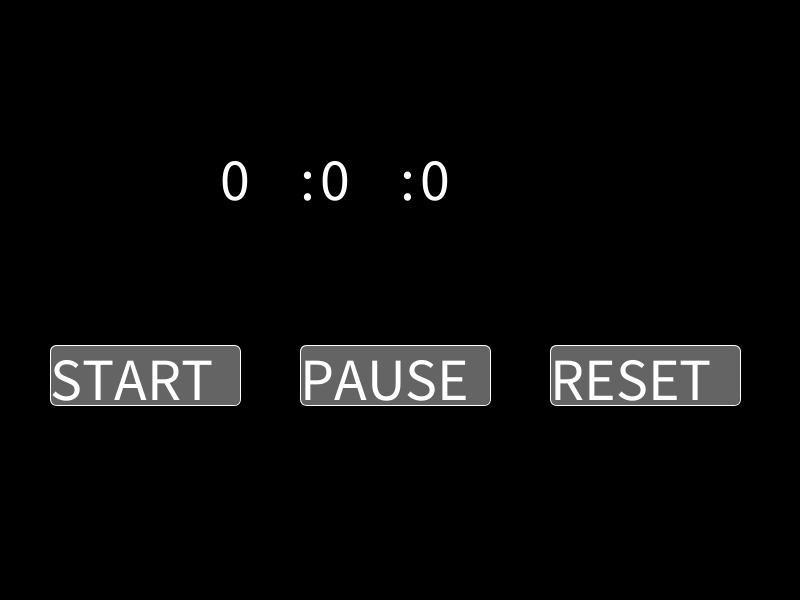
Frame 1 (no input)
Frame 60 (the mouse pressed at the canvas centre just before this capture): identical to frame 1, image omitted
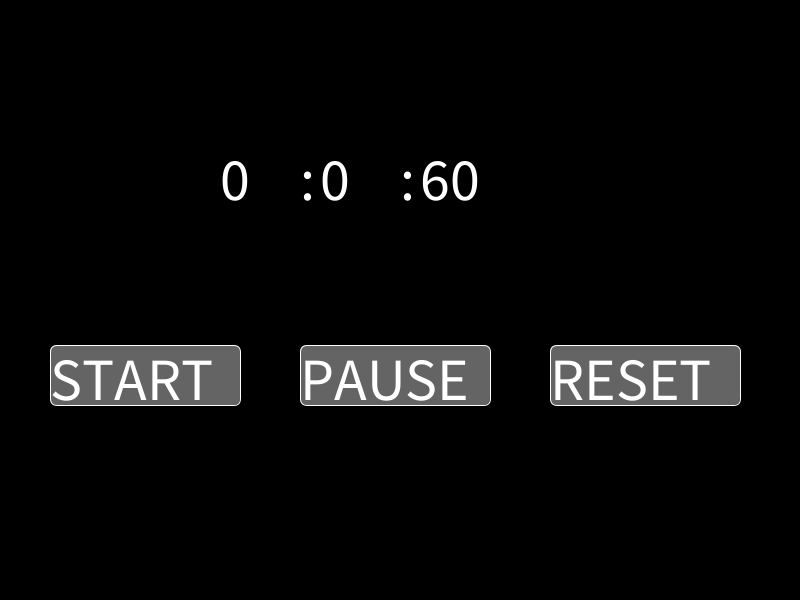
Frame 120 (the mouse held since frame 60 and released just before this capture)

The Processing sketch that drew these frames (run headless with seeded random() and noise(); from frame 60 on, the mouse is pressed at the canvas centre):

// Processing sketch: stop__Watch
// ── stop__Watch.pde
int csec, sec, min, flag;
void setup(){
  size(800, 600);
  background(0);
  stroke(255);
  frameRate(100);
  displayOptions();
}
void draw(){
  if(flag == 0){ csec--; }
  background(0);
  displayOptions();
  displayTime();

}
void displayOptions(){
  textSize(60);
  //rectMode(CENTER);
  fill(100);
  rect(50, 345, 190, 60, 7);
  fill(255);
  text("START", 50, 400);
  fill(100);
  rect(300, 345, 190, 60, 7);
  fill(255);
  text("PAUSE", 300, 400);
  fill(100);
  rect(550, 345, 190, 60, 7);
  fill(255);
  text("RESET", 550, 400);
}
void displayTime(){
  csec++;
  if(csec>=99){
    sec++;
    csec = 0;
  }
  if(sec>=59){
    min++;
    sec=0;
  }
  text(min, 220, 200);
  text(":", 300, 200);
  text(sec, 320, 200);
  text(":", 400, 200);
  text(csec, 420, 200);
}
void mousePressed(){
  flag = 1;
  if(mouseX>50&&mouseX<240 && mouseY>345&&mouseY<405){
      frameRate(100);
  }
  if(mouseX>300&&mouseX<490 && mouseY>345&&mouseY<405){
      flag = 0;
  }
  if(mouseX>550&&mouseX<740 && mouseY>345&&mouseY<405){
      csec = 0;
      flag =0;
      sec =0;
      min = 0;
  }
}
